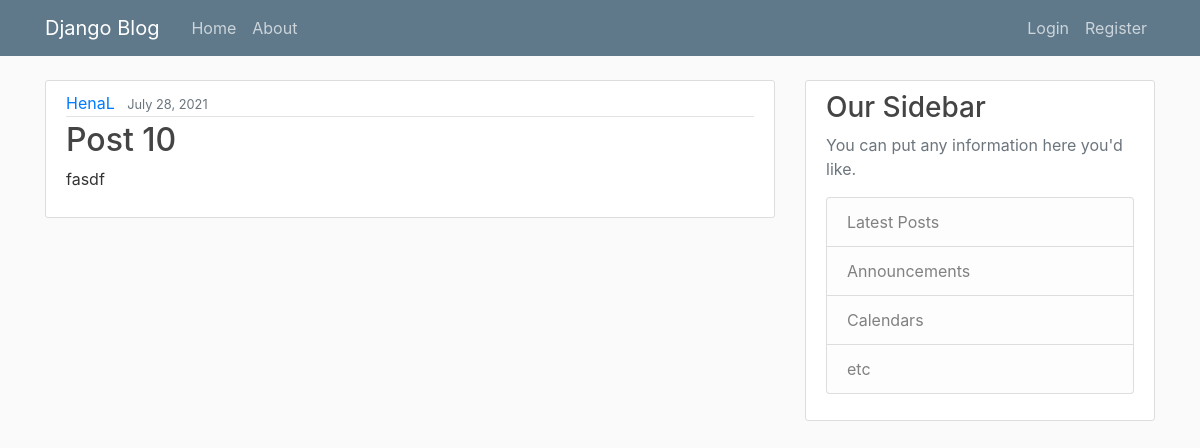
The app's page /post/17/ with its own data.
### blog/models.py (models this page shows, shortened)
class Post(models.Model):
    title = models.CharField(max_length=100)
    content = models.TextField()
    date_posted = models.DateTimeField(default=timezone.now)
    author = models.ForeignKey(User, on_delete=models.CASCADE)

### blog/views.py (the view)
# urls.py: path('post/<int:pk>/', PostDetailView.as_view(), name='post-detail'),
class PostDetailView(DetailView):
    model = Post

### blog/templates/blog/post_detail.html (shortened to what this page needs)
{% extends "blog/base.html" %}
{% block content %}
    <article class="media content-section">
        <div class="media-body">
        <div class="article-metadata">
            <a class="mr-2" href="{% url 'user-posts' object.author.username %}">{{ object.author }}</a>
            <small class="text-muted">{{ object.date_posted|date:"F d, Y" }}</small>
        </div>
        <h2 class="article-title">{{ object.title }}</h2>
        <p class="article-content">{{ object.content }}</p>
        </div>
    </article>
{% endblock content %}

### blog/static/blog/main.css (style rules this page uses)
body { background: #fafafa; color: #333333; margin-top: 5rem; }
h1, h2, h3, h4, h5, h6 { color: #444444; }
.content-section { background: #ffffff; padding: 10px 20px; border: 1px solid #dddddd; border-radius: 3px; margin-bottom: 20px; }
.article-title { color: #444444; }
.article-content { white-space: pre-line; }
.article-metadata { padding-bottom: 1px; margin-bottom: 4px; border-bottom: 1px solid #e3e3e3 }

### records on screen
Post: author "HenaL", date_posted "July 28, 2021", title "Post 10", content "fasdf"
